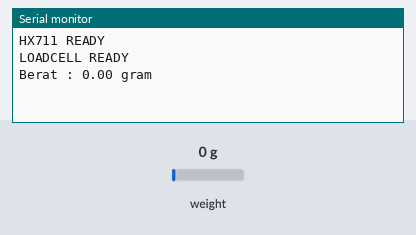
A sketch run on a simulated Arduino Uno, built with avr-gcc and run on an emulated ATmega328P. On the bench: the last lines printed to the serial monitor. The test bench sets the inputs (shaded band); at power-on: weight on the scale 0 g.

Above: at 4.2 s.
4.3 s: weight on the scale set to 100 g
At 6.6 s:
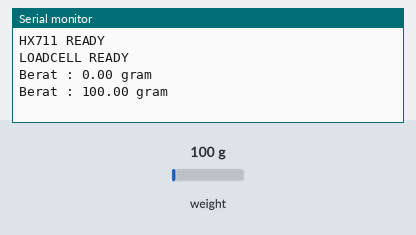
6.8 s: weight on the scale set to 1250 g
At 8.4 s:
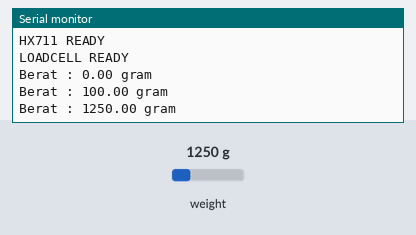
Timing chart, 0 to 9.9 s (numbered marks = the images above; inputs shaded):
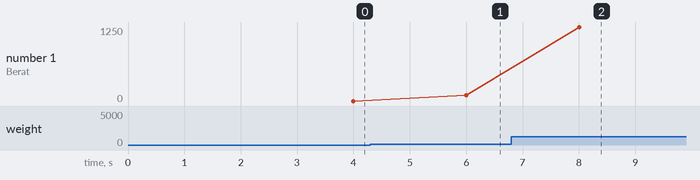

The sketch:

sketch_jun1a.ino
```cpp
#include "HX711.h"

#define DT 16
#define SCK 17

HX711 scale;

float calibration_factor = 1050.0;

void setup() {

  Serial.begin(115200);

  scale.begin(DT, SCK);

  delay(2000);

  if(scale.is_ready()) {

    Serial.println("HX711 READY");

    scale.tare();

    scale.set_scale(calibration_factor);

    Serial.println("LOADCELL READY");

  } else {

    Serial.println("HX711 NOT FOUND");

  }
}

void loop() {

  if(scale.is_ready()) {

    float berat = scale.get_units(10);

    Serial.print("Berat : ");
    Serial.print(berat);
    Serial.println(" gram");

  } else {

    Serial.println("HX711 LOST");

  }

  delay(1000);
}
```

Measured:
- after the input at 4.3 s, the serial monitor: prints a new line after 1.7 s (image 1)
- after the input at 6.8 s, the serial monitor: prints a new line after 1.2 s (image 2)
- plotted number 1: 0 → 100 after the input at 4.3 s, 100 → 1250 after the input at 6.8 s
